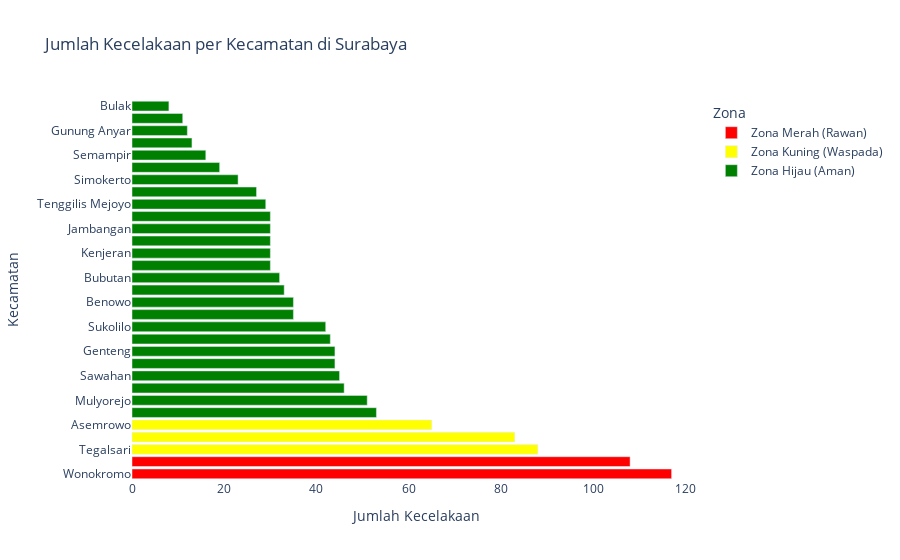

This figure's notebook cell:
### Code cell
import plotly.express as px

fig = px.bar(
    df_result,
    x='Jumlah Kecelakaan',
    y='Kecamatan',
    color='Kategori',
    orientation='h',
    color_discrete_map={
        'Zona Merah (Rawan)': 'red',
        'Zona Kuning (Waspada)': 'yellow',
        'Zona Hijau (Aman)': 'green',
        'Tidak Ada Data': 'lightgrey'
    },
    height=1000,
    title='Jumlah Kecelakaan per Kecamatan di Surabaya'
)

fig.update_traces(
    hovertemplate=
    '<b>Kecamatan:</b> %{y}<br>' +
    '<b>Jumlah Kecelakaan:</b> %{x}<br>' +
    '<b>Cluster:</b> %{customdata[0]}<br>' +
    '<b>Kategori:</b> %{customdata[1]}<extra></extra>',
    customdata=df_result[['Cluster', 'Kategori']].values
)

fig.update_layout(
    yaxis_title='Kecamatan',
    xaxis_title='Jumlah Kecelakaan',
    legend_title='Zona',

    plot_bgcolor='white'
)

fig.show()

### Figure 1 — Plotly figure (JSON) as saved in the notebook; plotly's stock layout.template omitted (floating-point values rounded to 4 significant figures)
{"data": [{"alignmentgroup": "True", "customdata": [[2, "Zona Merah (Rawan)"], [2, "Zona Merah (Rawan)"], [1, "Zona Kuning (Waspada)"], [1, "Zona Kuning (Waspada)"], [1, "Zona Kuning (Waspada)"], [0, "Zona Hijau (Aman)"], [0, "Zona Hijau (Aman)"], [0, "Zona Hijau (Aman)"], [0, "Zona Hijau (Aman)"], [0, "Zona Hijau (Aman)"], [0, "Zona Hijau (Aman)"], [0, "Zona Hijau (Aman)"], [0, "Zona Hijau (Aman)"], [0, "Zona Hijau (Aman)"], [0, "Zona Hijau (Aman)"], [0, "Zona Hijau (Aman)"], [0, "Zona Hijau (Aman)"], [0, "Zona Hijau (Aman)"], [0, "Zona Hijau (Aman)"], [0, "Zona Hijau (Aman)"], [0, "Zona Hijau (Aman)"], [0, "Zona Hijau (Aman)"], [0, "Zona Hijau (Aman)"], [0, "Zona Hijau (Aman)"], [0, "Zona Hijau (Aman)"], [0, "Zona Hijau (Aman)"], [0, "Zona Hijau (Aman)"], [0, "Zona Hijau (Aman)"], [0, "Zona Hijau (Aman)"], [0, "Zona Hijau (Aman)"], [0, "Zona Hijau (Aman)"]], "hovertemplate": "<b>Kecamatan:</b> %{y}<br><b>Jumlah Kecelakaan:</b> %{x}<br><b>Cluster:</b> %{customdata[0]}<br><b>Kategori:</b> %{customdata[1]}<extra></extra>", "legendgroup": "Zona Merah (Rawan)", "marker": {"color": "red", "pattern": {"shape": ""}}, "name": "Zona Merah (Rawan)", "offsetgroup": "Zona Merah (Rawan)", "orientation": "h", "showlegend": true, "textposition": "auto", "type": "bar", "x": [117, 108], "xaxis": "x", "y": ["Wonokromo", "Gayungan"], "yaxis": "y"}, {"alignmentgroup": "True", "customdata": [[2, "Zona Merah (Rawan)"], [2, "Zona Merah (Rawan)"], [1, "Zona Kuning (Waspada)"], [1, "Zona Kuning (Waspada)"], [1, "Zona Kuning (Waspada)"], [0, "Zona Hijau (Aman)"], [0, "Zona Hijau (Aman)"], [0, "Zona Hijau (Aman)"], [0, "Zona Hijau (Aman)"], [0, "Zona Hijau (Aman)"], [0, "Zona Hijau (Aman)"], [0, "Zona Hijau (Aman)"], [0, "Zona Hijau (Aman)"], [0, "Zona Hijau (Aman)"], [0, "Zona Hijau (Aman)"], [0, "Zona Hijau (Aman)"], [0, "Zona Hijau (Aman)"], [0, "Zona Hijau (Aman)"], [0, "Zona Hijau (Aman)"], [0, "Zona Hijau (Aman)"], [0, "Zona Hijau (Aman)"], [0, "Zona Hijau (Aman)"], [0, "Zona Hijau (Aman)"], [0, "Zona Hijau (Aman)"], [0, "Zona Hijau (Aman)"], [0, "Zona Hijau (Aman)"], [0, "Zona Hijau (Aman)"], [0, "Zona Hijau (Aman)"], [0, "Zona Hijau (Aman)"], [0, "Zona Hijau (Aman)"], [0, "Zona Hijau (Aman)"]], "hovertemplate": "<b>Kecamatan:</b> %{y}<br><b>Jumlah Kecelakaan:</b> %{x}<br><b>Cluster:</b> %{customdata[0]}<br><b>Kategori:</b> %{customdata[1]}<extra></extra>", "legendgroup": "Zona Kuning (Waspada)", "marker": {"color": "yellow", "pattern": {"shape": ""}}, "name": "Zona Kuning (Waspada)", "offsetgroup": "Zona Kuning (Waspada)", "orientation": "h", "showlegend": true, "textposition": "auto", "type": "bar", "x": [88, 83, 65], "xaxis": "x", "y": ["Tegalsari", "Gubeng", "Asemrowo"], "yaxis": "y"}, {"alignmentgroup": "True", "customdata": [[2, "Zona Merah (Rawan)"], [2, "Zona Merah (Rawan)"], [1, "Zona Kuning (Waspada)"], [1, "Zona Kuning (Waspada)"], [1, "Zona Kuning (Waspada)"], [0, "Zona Hijau (Aman)"], [0, "Zona Hijau (Aman)"], [0, "Zona Hijau (Aman)"], [0, "Zona Hijau (Aman)"], [0, "Zona Hijau (Aman)"], [0, "Zona Hijau (Aman)"], [0, "Zona Hijau (Aman)"], [0, "Zona Hijau (Aman)"], [0, "Zona Hijau (Aman)"], [0, "Zona Hijau (Aman)"], [0, "Zona Hijau (Aman)"], [0, "Zona Hijau (Aman)"], [0, "Zona Hijau (Aman)"], [0, "Zona Hijau (Aman)"], [0, "Zona Hijau (Aman)"], [0, "Zona Hijau (Aman)"], [0, "Zona Hijau (Aman)"], [0, "Zona Hijau (Aman)"], [0, "Zona Hijau (Aman)"], [0, "Zona Hijau (Aman)"], [0, "Zona Hijau (Aman)"], [0, "Zona Hijau (Aman)"], [0, "Zona Hijau (Aman)"], [0, "Zona Hijau (Aman)"], [0, "Zona Hijau (Aman)"], [0, "Zona Hijau (Aman)"]], "hovertemplate": "<b>Kecamatan:</b> %{y}<br><b>Jumlah Kecelakaan:</b> %{x}<br><b>Cluster:</b> %{customdata[0]}<br><b>Kategori:</b> %{customdata[1]}<extra></extra>", "legendgroup": "Zona Hijau (Aman)", "marker": {"color": "green", "pattern": {"shape": ""}}, "name": "Zona Hijau (Aman)", "offsetgroup": "Zona Hijau (Aman)", "orientation": "h", "showlegend": true, "textposition": "auto", "type": "bar", "x": [53, 51, 46, 45, 44, 44, 43, 42, 35, 35, 33, 32, 30, 30, 30, 30, 30, 29, 27, 23, 19, 16, 13, 12, 11, 8], "xaxis": "x", "y": ["Krembangan", "Mulyorejo", "Wonocolo", "Sawahan", "Rungkut", "Genteng", "Karang Pilang", "Sukolilo", "Tambaksari", "Benowo", "Wiyung", "Bubutan", "Lakarsantri", "Kenjeran", "Tandes", "Jambangan", "Suko Manunggal", "Tenggilis Mejoyo", "Pakal", "Simokerto", "Dukuh Pakis", "Semampir", "Sambikerep", "Gunung Anyar", "Pabean Cantian", "Bulak"], "yaxis": "y"}], "layout": {"autosize": true, "barmode": "relative", "legend": {"title": {"text": "Zona"}, "tracegroupgap": 0}, "plot_bgcolor": "white", "title": {"text": "Jumlah Kecelakaan per Kecamatan di Surabaya"}, "xaxis": {"anchor": "y", "autorange": true, "domain": [0, 1], "range": [0, 123.2], "title": {"text": "Jumlah Kecelakaan"}, "type": "linear"}, "yaxis": {"anchor": "x", "autorange": true, "domain": [0, 1], "range": [-0.5, 30.5], "title": {"text": "Kecamatan"}, "type": "category"}}}
